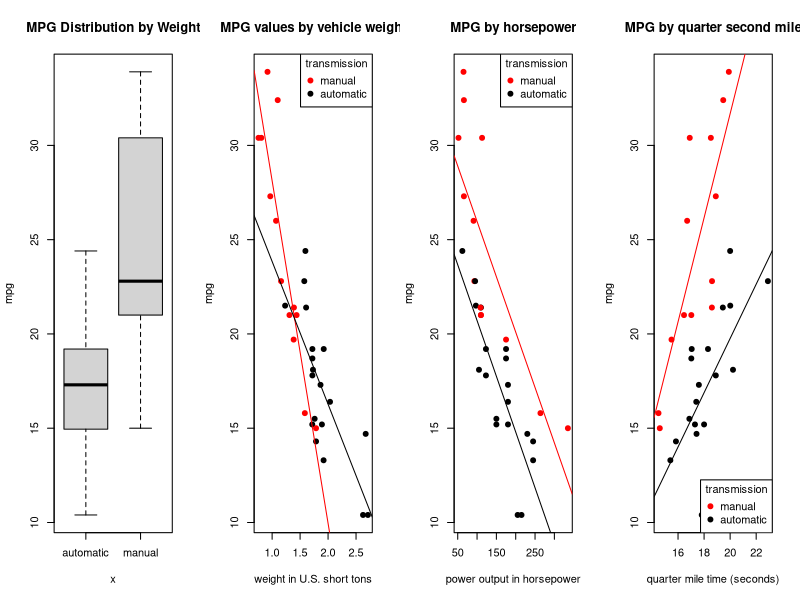
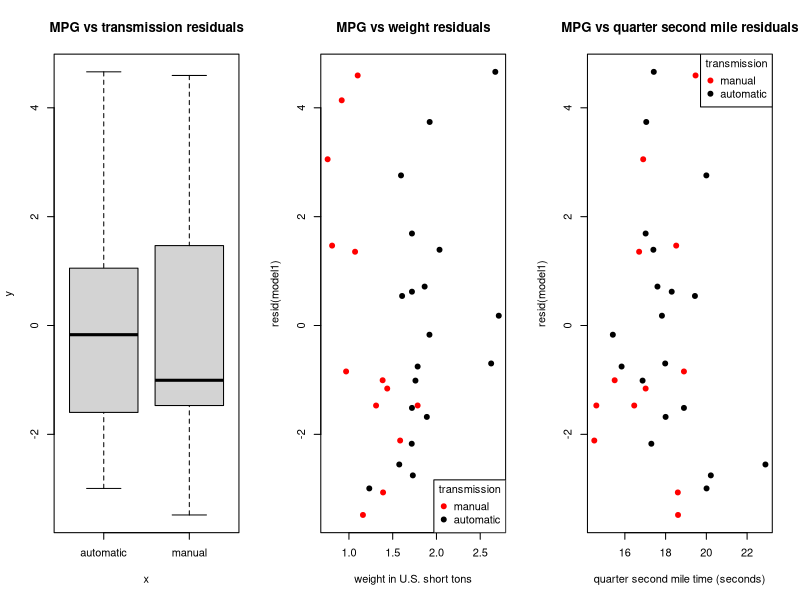
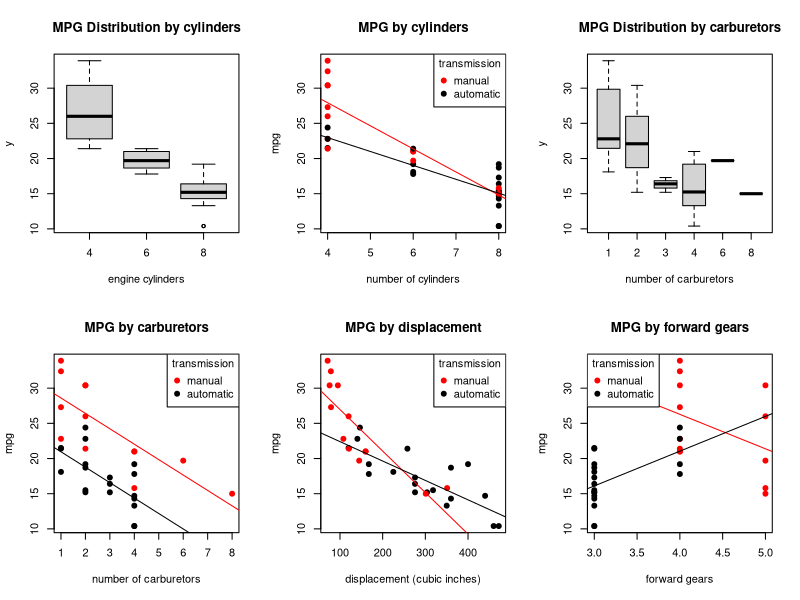

The R source for these figures, in order:
## ---- chunk 1
model.all <- lm(mpg ~ factor(am) + factor(cyl) + disp + hp + drat + wt + qsec + gear + carb, mtcars)
model1 <- step(model.all)
## ---- chunk 2
names(model1$coefficients) <- c("Base MPG", "am: manual transmission", "wt: per 1000 pounds weight", "qsec: per second of 1/4 mile time")
summary1 <- summary(model1)
summary1$call
summary1b <- cbind(summary1$coef[, 1], confint(model1), round(summary1$coef[, 4], 3) )
colnames(summary1b) <- c("Estimate", "lower", "upper", "p-value")
summary1b
## ---- chunk 3
data(mtcars)
pch1 = 19
par("mfrow" = c(1,4))
with(mtcars, plot(factor(ifelse(am, "manual", "automatic")), mpg, main = "MPG Distribution by Weight", ylab = "mpg"))
with(mtcars, plot(wt / 2, mpg, col=ifelse(am, "red", "black"), pch = pch1, main = "MPG values by vehicle weight", xlab = "weight in U.S. short tons"))
abline(lm(mpg ~ I(wt / 2), mtcars, subset = am == 1), col = "red")
abline(lm(mpg ~ I(wt / 2), mtcars, subset = am == 0), col = "black")
legend("topright", col=c("red","black"), pch = pch1, legend = c("manual", "automatic"), title = "transmission")
with(mtcars, plot(hp, mpg, col=ifelse(am, "red", "black"), pch = pch1, main = "MPG by horsepower", xlab = "power output in horsepower"))
abline(lm(mpg ~ hp, mtcars, subset = am == 1), col = "red")
abline(lm(mpg ~ hp, mtcars, subset = am == 0), col = "black")
legend("topright", col=c("red","black"), pch = pch1, legend = c("manual", "automatic"), title = "transmission")
with(mtcars, plot(qsec, mpg, col=ifelse(am, "red", "black"), pch = pch1, main = "MPG by quarter second mile", xlab = "quarter mile time (seconds)"))
abline(lm(mpg ~ qsec, mtcars, subset = am == 1), col = "red")
abline(lm(mpg ~ qsec, mtcars, subset = am == 0), col = "black")
legend("bottomright", col=c("red","black"), pch = pch1, legend = c("manual", "automatic"), title = "transmission")

## ---- chunk 4
par("mfrow" = c(1,3))
with(mtcars, plot(factor(ifelse(am, "manual", "automatic")), resid(model1), main = "MPG vs transmission residuals"))
with(mtcars, plot(wt / 2, resid(model1), col=ifelse(am, "red", "black"), pch = pch1, main = "MPG vs weight residuals", xlab = "weight in U.S. short tons"))
legend("bottomright", col=c("red","black"), pch = pch1, legend = c("manual", "automatic"), title = "transmission")
with(mtcars, plot(qsec, resid(model1), col=ifelse(am, "red", "black"), pch = pch1, main = "MPG vs quarter second mile residuals", xlab = "quarter second mile time (seconds)"))
legend("topright", col=c("red","black"), pch = pch1, legend = c("manual", "automatic"), title = "transmission")
## ---- chunk 5
par("mfrow" = c(2,3))
with(mtcars, plot(factor(cyl), mpg, main = "MPG Distribution by cylinders", xlab = "engine cylinders"))
with(mtcars, plot(cyl, mpg, col=ifelse(am, "red", "black"), pch = pch1, main = "MPG by cylinders", xlab = "number of cylinders"))
abline(lm(mpg ~ cyl, mtcars, subset = am == 1), col = "red")
abline(lm(mpg ~ cyl, mtcars, subset = am == 0), col = "black")
legend("topright", col=c("red","black"), pch = pch1, legend = c("manual", "automatic"), title = "transmission")
with(mtcars, plot(factor(carb), mpg, main = "MPG Distribution by carburetors", xlab = "number of carburetors"))
with(mtcars, plot(carb, mpg, col=ifelse(am, "red", "black"), pch = pch1, main = "MPG by carburetors", xlab = "number of carburetors"))
abline(lm(mpg ~ carb, mtcars, subset = am == 1), col = "red")
abline(lm(mpg ~ carb, mtcars, subset = am == 0), col = "black")
legend("topright", col=c("red","black"), pch = pch1, legend = c("manual", "automatic"), title = "transmission")
with(mtcars, plot(disp, mpg, col=ifelse(am, "red", "black"), pch = pch1, main = "MPG by displacement", xlab = "displacement (cubic inches)"))
abline(lm(mpg ~ disp, mtcars, subset = am == 1), col = "red")
abline(lm(mpg ~ disp, mtcars, subset = am == 0), col = "black")
legend("topright", col=c("red","black"), pch = pch1, legend = c("manual", "automatic"), title = "transmission")
with(mtcars, plot(gear, mpg, col=ifelse(am, "red", "black"), pch = pch1, main = "MPG by forward gears", xlab = "forward gears"))
abline(lm(mpg ~ gear, mtcars, subset = am == 1), col = "red")
abline(lm(mpg ~ gear, mtcars, subset = am == 0), col = "black")
legend("topleft", col=c("red","black"), pch = pch1, legend = c("manual", "automatic"), title = "transmission")

## ---- chunk 6
dfbetas1 <- aggregate(dfbetas(model1), list(ifelse(mtcars$am, "manual", "automatic")), mean)
names(dfbetas1)[c(1,3)] <- c("transmission", "transmission dfbeta")
dfbetas1[, -2]
